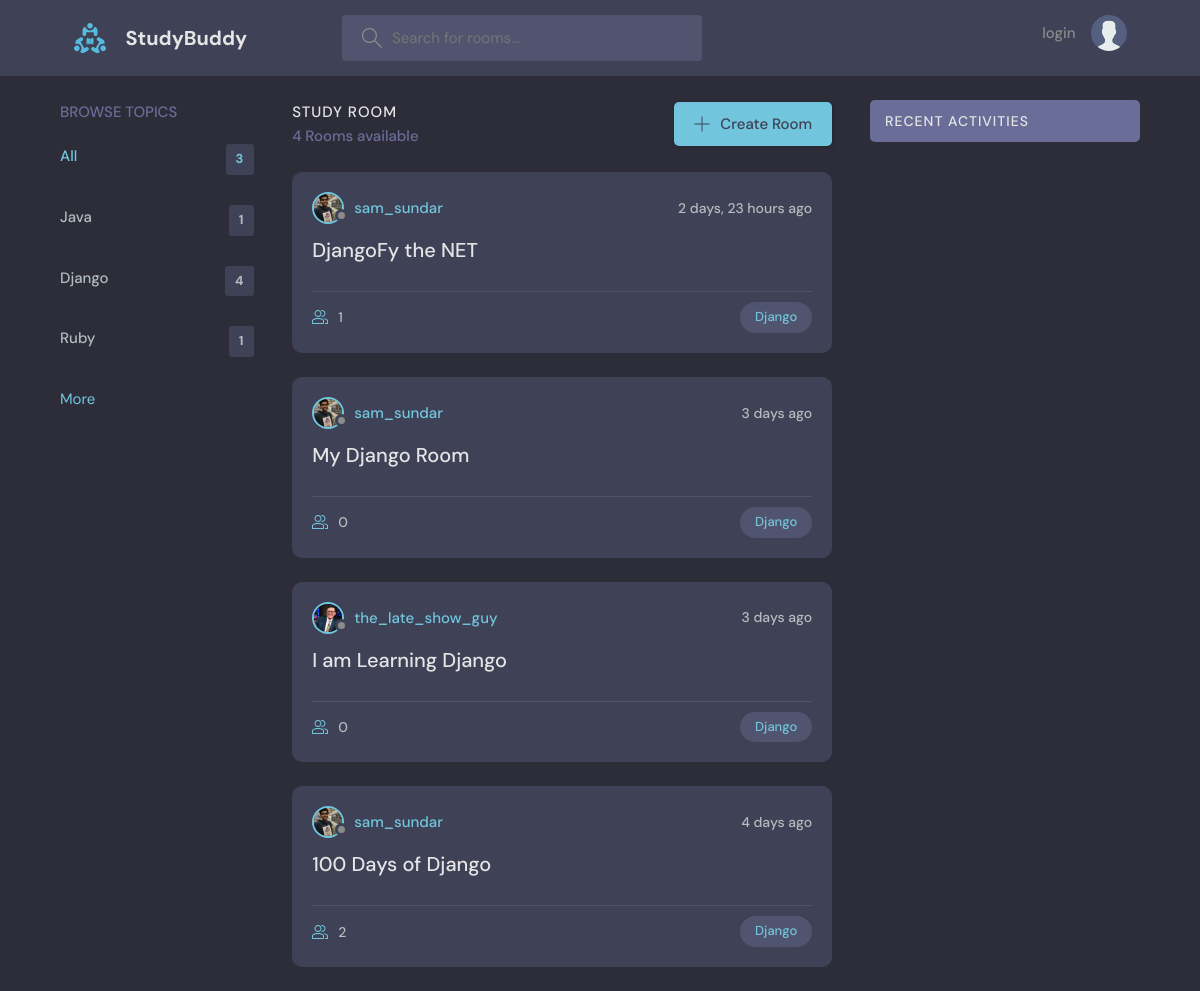
Screenshot of /?q=Django with the database file from the repository.
### base/models.py (models this page shows, shortened)
class Topic(models.Model):
    name=models.CharField(max_length=200)

class Room(models.Model):
    host = models.ForeignKey(User,on_delete=models.SET_NULL,null=True)
    topic=models.ForeignKey(Topic,on_delete=models.SET_NULL,null=True) #if topic was placed below Room then we must put Topic under Singles Commas i.e 'Topic',on_delete=models.CASCADE
    name=models.CharField(max_length=200)
    description=models.TextField(null=True,blank=True);
    participants=models.ManyToManyField(User,related_name='participants',blank=True)
    likes=models.ManyToManyField(User,related_name='likes',blank=True)
    updated =models.DateTimeField(auto_now=True)   #automatic
    created =models.DateTimeField(auto_now_add=True)  #it will only save a value once i.e the time it is created
    class Meta:
        ordering = ['-updated','-created']  # '-' puts the new data field before all the prefilled data

class User(AbstractUser):
    name=models.CharField(max_length=200,null=True)
    email=models.EmailField(unique=True,null=True)
    bio=models.TextField(null=True)
    avatar=models.ImageField(null=True,default="avatar.svg")
    USERNAME_FIELD ='email'
    REQUIRED_FIELDS =[]

### base/views.py (the view)
# urls.py: path('',views.home,name="home"),
def home(request):
    q=request.GET.get('q') if request.GET.get('q')!=None else '' #whatever we passed onto the url
    rooms=Room.objects.filter(
        Q(topic__name__contains=q)|
        Q(name__icontains=q)|
        Q(description__icontains=q)
        )
    topics=Topic.objects.all()[0:5]  #to limit the number of topics shown to 5
    room_count=rooms.count()
    room_messages=Message.objects.filter(Q(room__topic__name__icontains=q))
    context={'rooms':rooms,'topics':topics,'room_count':room_count,'room_messages':room_messages}
    return render(request,'base/home.html',context)

### base/templates/base/home.html (shortened to what this page needs)
{% extends 'main.html' %}
{% block content %}
<main class="layout layout--3">
  <div class="container">
    <div>
      {% include 'base/topic_component.html' %}
     </div>
    <div class="roomList">
      <div class="roomList__header">
        <div>
          <h2>Study Room</h2>
          <p>{{room_count}} Rooms available</p>
        </div>
        <a class="btn btn--main" href="{% url 'create-room' %}">
          <svg version="1.1" xmlns="http://www.w3.org/2000/svg" width="32" height="32" viewBox="0 0 32 32">
            <title>add</title>
            <path
              d="M16.943 0.943h-1.885v14.115h-14.115v1.885h14.115v14.115h1.885v-14.115h14.115v-1.885h-14.115v-14.115z">
            </path>
          </svg>
          Create Room
        </a>
      </div>
      {% include 'base/feed_component.html' %}
    </div>
    {% include 'base/activity_component.html'%}
  </div>
</main>
{% endblock content %}

### base/templates/base/topic_component.html
<div class="topics">
    <div class="topics__header">
        <h2>Browse Topics</h2>
    </div>
    <ul class="topics__list">
        <li>
            <a href="{% url 'home' %}" class="active">All<span>{{topics.count}}</span></a>
        </li>
        {% for topic in topics %}
        <li>
            <a href="{% url 'home' %}?q={{topic.name}}">{{topic.name}}<span>{{topic.room_set.all.count}}</span></a>
        </li>
        {% endfor %}
    </ul>
    <a  href="{% url 'topics' %}">More</a>
</div>

### base/templates/base/feed_component.html (shortened to what this page needs)
{% for room in rooms %}
<div style="width:100%" class="roomListRoom">
  <div class="roomListRoom__header">
    <a href="{% url 'user-profile' room.host.id %}" class="roomListRoom__author">
      <div class="avatar avatar--small">
        <img src="{{room.host.avatar.url}}" />
      </div>
      <span>{{room.host.username}}</span>
    </a>
    <div class="roomListRoom__actions">
      <span>{{room.created|timesince}} ago</span>
    </div>
  </div>
  <div class="roomListRoom__content">
    <a href="{% url 'room' room.id %}">{{room.name}}</a>
  </div>
  <div class="roomListRoom__meta">
    <a href="{% url 'room' room.id %}" class="roomListRoom__joined">
     {{room.participants.all.count}}
    </a>
    <a href="{%url 'home'%}?q={{room.topic.name}}" class="roomListRoom__topic">{{room.topic.name}}</a>
  </div>
</div>
{% endfor %}

### static/styles/style.css (style rules this page uses)
:root { --color-main: #71c6dd; --color-main-light: #e1f6fb; --color-dark: #3f4156; --color-dark-medium: #51546e; --color-dark-light: #696d97; --color-light: #e5e5e5; --color-gray: #8b8b8b; --color-light-gray: #b2bdbd; --color-bg: #2d2d39; --color-success: #5dd693; --color-error: #fc4b0b; }
* { font-family: "DM Sans", -apple-system, BlinkMacSystemFont, "Segoe UI", Roboto, Oxygen, Ubuntu, Cantarell, "Open Sans", "Helvetica Neue", sans-serif; margin: 0; padding: 0; box-sizing: border-box; text-rendering: optimizeLegibility; font-size: inherit; }
html { font-size: 56.25%; }
@media only screen and (min-width: 1200px) { html { font-size: 62.5%; } }
body { line-height: 1.6; font-weight: 400; font-size: 1.5rem; color: var(--color-light-gray); background-color: var(--color-bg); min-height: 100vh; }
img { width: 100%; }
a { display: inline-block; color: var(--color-main); text-decoration: none; }
.container { max-width: 120rem; width: 90%; margin: auto; }
.btn { background-color: transparent; border: none; display: inline-flex; align-items: center; gap: 1rem; cursor: pointer; transition: all ease-in-out 0.3s; padding: 1rem 2rem; border-radius: 5px; box-shadow: 1px 1px 3px 1px rgba(0, 0, 0, 0.15); font-weight: 500; }
.btn--main { background-color: var(--color-main); color: var(--color-dark); }
.btn > svg { fill: currentColor; width: 1.6rem; height: 1.6rem; }
.avatar { position: relative; display: inline-block; border-radius: 50%; border: 2px solid var(--color-main); }
.avatar img { display: block; border-radius: 50%; object-fit: cover; object-position: center; }
.avatar::after { content: ""; display: block; position: absolute; background-color: var(--color-gray); z-index: 111; border-radius: 50%; border: 0.3rem solid var(--color-dark); }
.avatar.avatar--small img { width: 2.8rem; height: 2.8rem; }
.avatar.avatar--small:after { width: 0.7rem; height: 0.7rem; bottom: 0px; right: -6px; }
.layout { margin-top: 2.4rem; }
.layout > .container { display: flex; justify-content: space-between; align-items: flex-start; }
.layout--3 > .container > div:first-child { flex-basis: 18%; max-width: 22.5rem; }
.layout--3 > .container > div:nth-child(2) { flex-basis: 50%; }
.topics__header { margin-bottom: 2rem; }
.topics__header h2 { text-transform: uppercase; font-weight: 500; color: var(--color-dark-light); }
.topics__list { list-style: none; }
.topics__list li a { display: flex; justify-content: space-between; margin-bottom: 3rem; font-weight: 500; color: var(--color-light-gray); transition: all 0.3s ease-in-out; }
.topics__list li a.active, .topics__list li a:hover { color: var(--color-main); }
.topics__list li a span { padding: 0.5rem 1rem; background-color: var(--color-dark); border-radius: 3px; font-size: 1.3rem; font-weight: 700; letter-spacing: 1px; }
.roomList__header { display: flex; justify-content: space-between; align-items: center; margin-bottom: 2.4rem; }
.roomList__header h2 { text-transform: uppercase; font-weight: 500; color: var(--color-light); letter-spacing: 1px; }
.roomList__header p { font-weight: 500; color: var(--color-dark-light); }
.roomListRoom { margin-bottom: 2.4rem; background-color: var(--color-dark); border-radius: 1rem; padding: 2rem; }
.roomListRoom__header { display: flex; justify-content: space-between; align-items: center; }
.roomListRoom__author { font-weight: 500; display: flex; align-items: center; gap: 1rem; }
.roomListRoom__actions { display: flex; align-items: flex-start; gap: 1rem; position: relative; }
.roomListRoom__actions span { font-size: 1.4rem; font-weight: 500; }
.roomListRoom__content { margin: 1rem 0; }
.roomListRoom__content a { font-size: 2rem; font-weight: 500; margin-bottom: 1.5rem; color: var(--color-light); transition: all 0.3s ease-in-out; }
.roomListRoom__meta { border-top: 1px solid var(--color-dark-medium); padding-top: 1rem; display: flex; align-items: center; justify-content: space-between; }
.roomListRoom__joined { color: var(--color-light-gray); display: flex; align-items: center; gap: 1rem; font-size: 1.4rem; font-weight: 500; }
.roomListRoom__joined svg { fill: var(--color-main); width: 1.6rem; height: 1.6rem; }
.roomListRoom__topic { padding: 5px 1.5rem; background-color: var(--color-dark-medium); border-radius: 5rem; font-weight: 500; font-size: 1.3rem; }

### rows the page displays
Topic: name "Java", room_set.all.count "1"
Topic: name "Django", room_set.all.count "4"
Topic: name "Ruby", room_set.all.count "1"
Room: host.avatar (picture), host.username "sam_sundar", created "2 days, 23 hours", name "DjangoFy the NET", participants.all.count "1", topic.name "Django"
Room: host.avatar (picture), host.username "sam_sundar", created "3 days", name "My Django Room", participants.all.count "0", topic.name "Django"
Room: host.avatar (picture), host.username "the_late_show_guy", created "3 days", name "I am Learning Django", participants.all.count "0", topic.name "Django"
Room: host.avatar (picture), host.username "sam_sundar", created "4 days", name "100 Days of Django", participants.all.count "2", topic.name "Django"

### other values shown
{{ topics.count }} "3"
{{ room_count }} "4"
